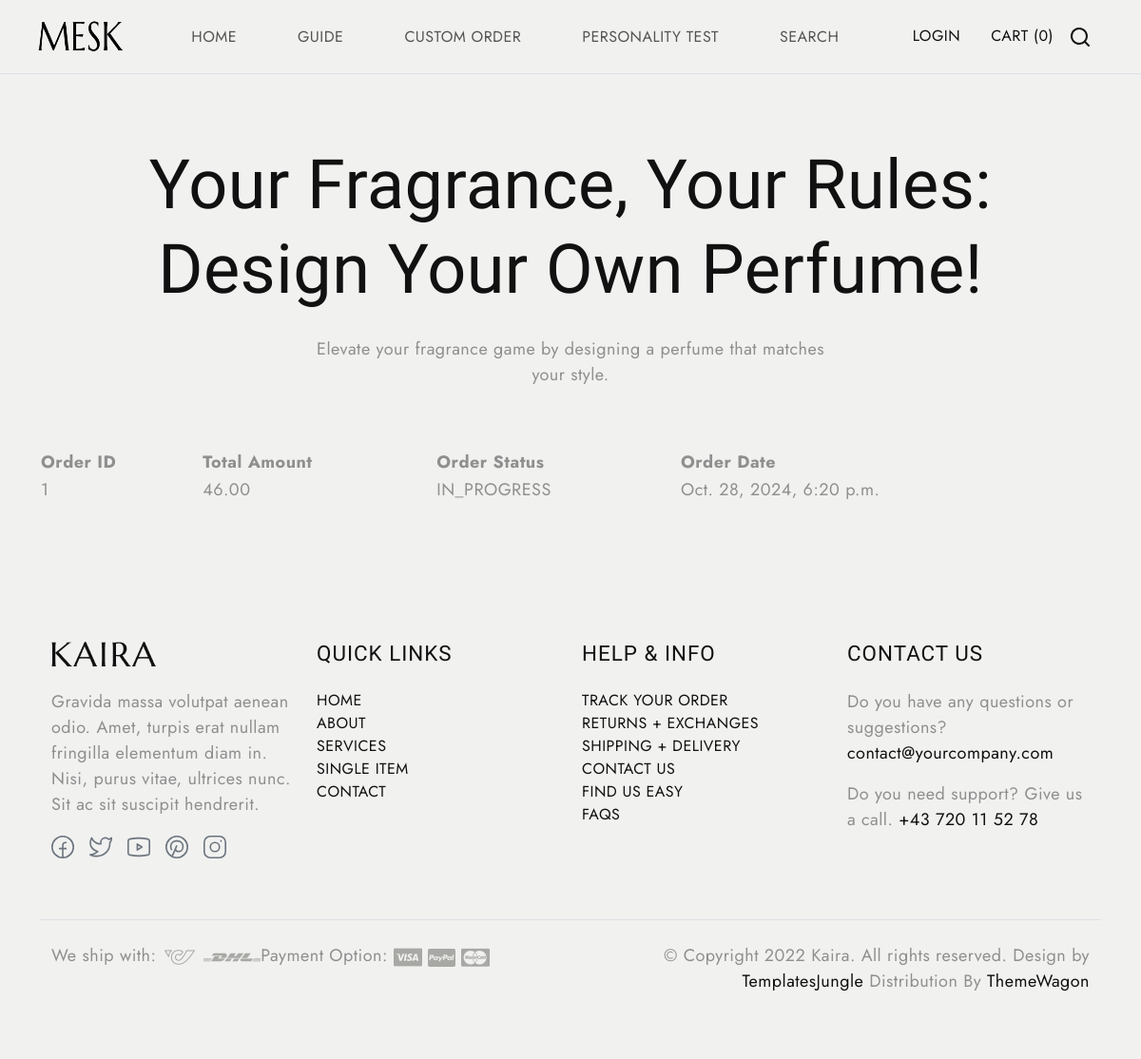
The page /commande_perso/custom-orders/ on the database as committed earlier.
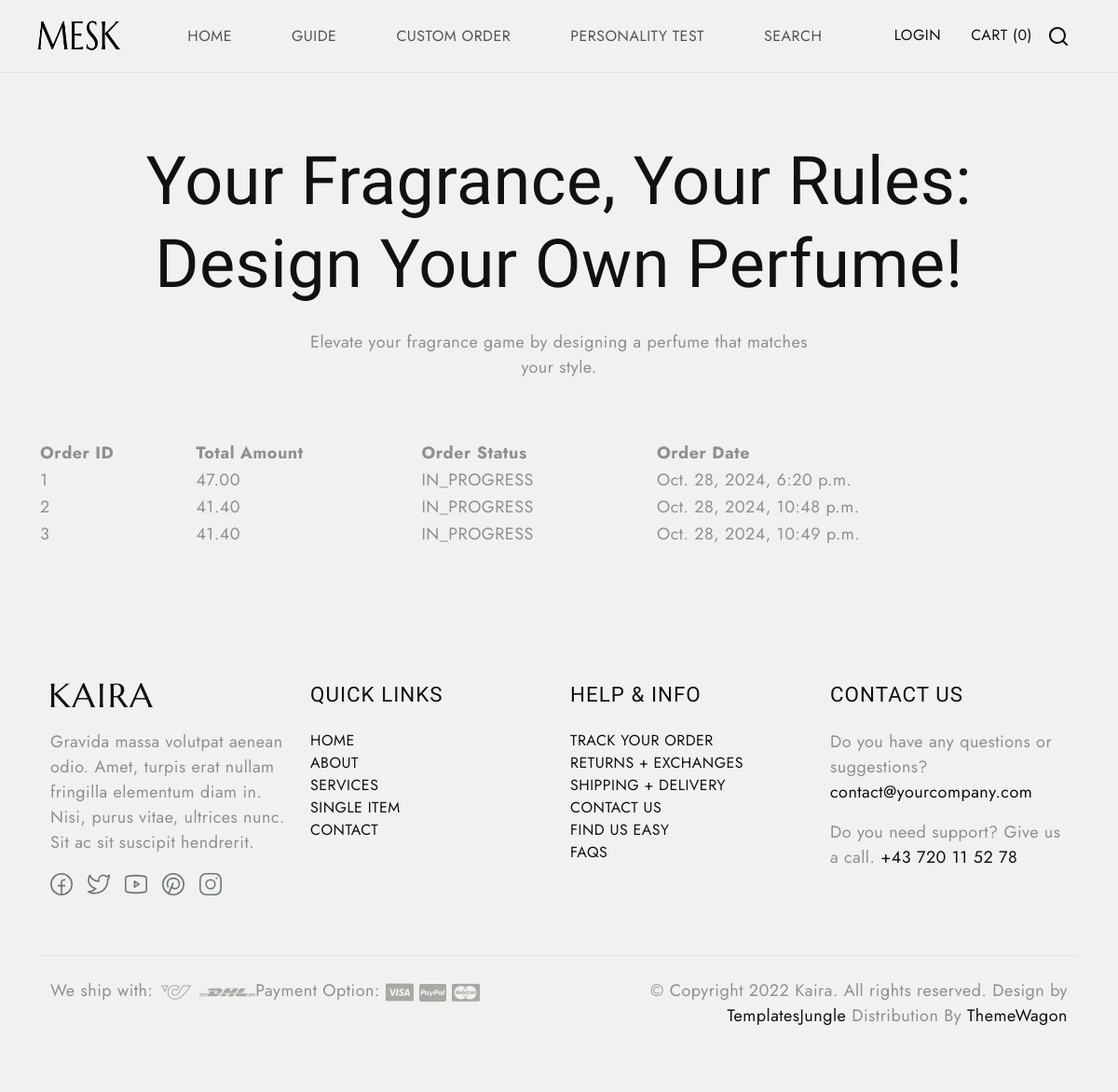
The same page on the database as committed later.
### commande_perso/models.py (models this page shows, shortened)
class CustomOrder(models.Model):
    STATUS_CHOICES = [
        ('IN_PROGRESS', 'In Progress'),
        ('COMPLETED', 'Completed'),
        ('CANCELLED', 'Cancelled'),
    ]
    client = models.ForeignKey(settings.AUTH_USER_MODEL, on_delete=models.CASCADE, null=True)  # Rendre le champ nullable
    total_amount = models.DecimalField(max_digits=10, decimal_places=2, null=True)  # Rendre le champ nullable
    order_date = models.DateTimeField(default=timezone.now)  # Valeur par défaut ajoutée
    order_status = models.CharField(max_length=20, choices=STATUS_CHOICES, default='IN_PROGRESS')  # Valeur par défaut
    base_notes = models.CharField(max_length=100, blank=True, null=True)  # Ajout du champ base_notes
    middle_notes = models.CharField(max_length=50, blank=True, null=True)  # Notes de cœur, rendues optionnelles
    top_notes = models.CharField(max_length=50, blank=True, null=True)  # Notes de tête, rendues optionnelles
    fragrance_strength = models.CharField(max_length=50, blank=True, null=True)  # Force du parfum, rendue optionnelle
    number_of_bottles = models.PositiveIntegerField(default=1)  # Nombre de bouteilles
    engraving_text = models.CharField(max_length=100, blank=True, null=True)  # Texte d'engravement
    fragrance_choice = models.CharField(max_length=100, blank=True, null=True)  # Choix de la fragrance
    additional_notes = models.TextField(blank=True, null=True)  # Notes supplémentaires
    customization_options = models.ManyToManyField(CustomizationOption)

### commande_perso/views.py (the view)
# urls.py: path('custom-orders/', views.custom_order_list, name='custom_order_list'),
def custom_order_list(request):
    orders = CustomOrder.objects.all()
    return render(request, 'custom_order_list.html', {'orders': orders})

### commande_perso/templates/custom_order_list.html (shortened to what the changed rows need)
{% load static %}
<!DOCTYPE html>
<html lang="en">
<head>
  <link href="https://cdn.jsdelivr.net/npm/bootstrap@5.3.0-alpha3/dist/css/bootstrap.min.css" rel="stylesheet"
>
  <link rel="stylesheet" type="text/css" href="{% static 'css/vendor.css' %}">
  <link rel="stylesheet" href="https://cdn.jsdelivr.net/npm/swiper@9/swiper-bundle.min.css" />
  <link rel="stylesheet" type="text/css" href="{% static 'style.css' %}">
</head>
<body class="homepage">
  <section id="perfume-billboard" class="bg-light py-5">
    <div class="container">
      <div class="row justify-content-center">
        <h1 class="section-title text-center mt-4">
            Your Fragrance, Your Rules:<br>
            Design Your Own Perfume!
        </h1>
    </div>
<section class="collection bg-light position-relative py-5">
    <div class="container">
      <div class="row">
        <table>
            <thead>
                <tr>
                    <th>Order ID</th>
                    <th>Total Amount</th>
                    <th>Order Status</th>
                    <th>Order Date</th>
                </tr>
            </thead>
            <tbody>
                {% for order in orders %}
                <tr>
                    <td>{{ order.id }}</td>
                    <td>{{ order.total_amount }}</td>
                    <td>{{ order.order_status }}</td>
                    <td>{{ order.order_date }}</td>
                </tr>
                {% empty %}
                <tr>
                    <td colspan="4">No orders found.</td>
                </tr>
                {% endfor %}
            </tbody>
        </table>
      </div>
      </div>
</section>
</body>
</html>

Rows that differ between the two databases and show on the page:
changed CustomOrder "Oct. 28, 2024, 6:20 p.m.": total_amount "46.00" → "47.00"
added CustomOrder: id "2", total_amount "41.40", order_status "IN_PROGRESS", order_date "Oct. 28, 2024, 10:48 p.m."
added CustomOrder: id "3", total_amount "41.40", order_status "IN_PROGRESS", order_date "Oct. 28, 2024, 10:49 p.m."
